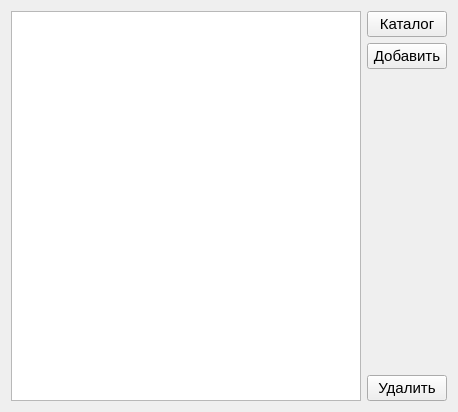
<?xml version="1.0" encoding="UTF-8"?>
<ui version="4.0">
 <class>CatalogsEditor</class>
 <widget class="QWidget" name="CatalogsEditor">
  <property name="geometry">
   <rect>
    <x>0</x>
    <y>0</y>
    <width>458</width>
    <height>412</height>
   </rect>
  </property>
  <property name="windowTitle">
   <string>Form</string>
  </property>
  <layout class="QHBoxLayout" name="horizontalLayout">
   <item>
    <widget class="QListWidget" name="lstCatalogs">
     <property name="font">
      <font>
       <pointsize>11</pointsize>
      </font>
     </property>
    </widget>
   </item>
   <item>
    <layout class="QVBoxLayout" name="verticalLayout">
     <item>
      <widget class="QPushButton" name="btnCatalog">
       <property name="font">
        <font>
         <pointsize>11</pointsize>
        </font>
       </property>
       <property name="text">
        <string>Каталог</string>
       </property>
       <property name="icon">
        <iconset>
         <normalon>:/images/edit-catalog.png</normalon>
        </iconset>
       </property>
      </widget>
     </item>
     <item>
      <widget class="QPushButton" name="btnAdd">
       <property name="font">
        <font>
         <pointsize>11</pointsize>
        </font>
       </property>
       <property name="text">
        <string>Добавить</string>
       </property>
       <property name="icon">
        <iconset>
         <normalon>:/images/add1.png</normalon>
        </iconset>
       </property>
      </widget>
     </item>
     <item>
      <spacer name="verticalSpacer">
       <property name="orientation">
        <enum>Qt::Vertical</enum>
       </property>
       <property name="sizeHint" stdset="0">
        <size>
         <width>20</width>
         <height>40</height>
        </size>
       </property>
      </spacer>
     </item>
     <item>
      <widget class="QPushButton" name="btnDel">
       <property name="font">
        <font>
         <pointsize>11</pointsize>
        </font>
       </property>
       <property name="text">
        <string>Удалить</string>
       </property>
       <property name="icon">
        <iconset>
         <normalon>:/images/delete1.png</normalon>
        </iconset>
       </property>
      </widget>
     </item>
    </layout>
   </item>
  </layout>
 </widget>
 <resources/>
 <connections/>
</ui>
